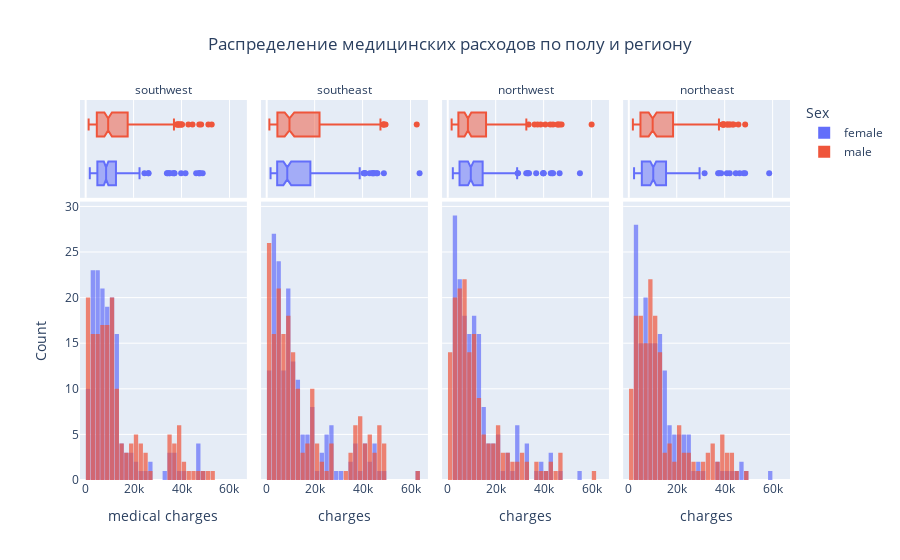

Write notebook code for a chart like this one.
### Code cell
fig = px.histogram(
    medical_df,
    x='charges',
    color='sex',
    facet_col='region',
    marginal='box',
    hover_data=medical_df.columns,
    title='Распределение медицинских расходов по полу и региону',
    barmode='overlay',
    opacity=0.7,
    nbins=40
)

fig.update_layout(
    bargap=0.1,
    xaxis_title="medical charges",
    yaxis_title="Count",
    legend_title="Sex",
    title_x=0.5
)

fig.for_each_annotation(
    lambda a: a.update(text=a.text.split("=")[-1])
)

fig.show()

### Figure 1 — Plotly figure (JSON) as saved in the notebook; plotly's stock layout.template omitted (floating-point values rounded to 4 significant figures; data arrays with more than 128 entries replaced by an {"elided": "..."} marker saying what was removed)
{"data": [{"bingroup": "x", "hovertemplate": "sex=female<br>region=southwest<br>charges=%{x}<br>count=%{y}<extra></extra>", "legendgroup": "female", "marker": {"color": "#636efa", "opacity": 0.7, "pattern": {"shape": ""}}, "name": "female", "nbinsx": 40, "orientation": "v", "showlegend": true, "type": "histogram", "x": {"elided": "162 float values"}, "xaxis": "x", "yaxis": "y"}, {"customdata": {"elided": "162x6 mixed values"}, "hovertemplate": "sex=%{customdata[1]}<br>region=%{customdata[5]}<br>charges=%{x}<br>age=%{customdata[0]}<br>bmi=%{customdata[2]}<br>children=%{customdata[3]}<br>smoker=%{customdata[4]}<extra></extra>", "legendgroup": "female", "marker": {"color": "#636efa"}, "name": "female", "notched": true, "showlegend": false, "type": "box", "x": {"elided": "162 float values"}, "xaxis": "x5", "yaxis": "y5"}, {"bingroup": "x", "hovertemplate": "sex=female<br>region=southeast<br>charges=%{x}<br>count=%{y}<extra></extra>", "legendgroup": "female", "marker": {"color": "#636efa", "opacity": 0.7, "pattern": {"shape": ""}}, "name": "female", "nbinsx": 40, "orientation": "v", "showlegend": false, "type": "histogram", "x": {"elided": "175 float values"}, "xaxis": "x2", "yaxis": "y2"}, {"customdata": {"elided": "175x6 mixed values"}, "hovertemplate": "sex=%{customdata[1]}<br>region=%{customdata[5]}<br>charges=%{x}<br>age=%{customdata[0]}<br>bmi=%{customdata[2]}<br>children=%{customdata[3]}<br>smoker=%{customdata[4]}<extra></extra>", "legendgroup": "female", "marker": {"color": "#636efa"}, "name": "female", "notched": true, "showlegend": false, "type": "box", "x": {"elided": "175 float values"}, "xaxis": "x6", "yaxis": "y6"}, {"bingroup": "x", "hovertemplate": "sex=female<br>region=northwest<br>charges=%{x}<br>count=%{y}<extra></extra>", "legendgroup": "female", "marker": {"color": "#636efa", "opacity": 0.7, "pattern": {"shape": ""}}, "name": "female", "nbinsx": 40, "orientation": "v", "showlegend": false, "type": "histogram", "x": {"elided": "164 float values"}, "xaxis": "x3", "yaxis": "y3"}, {"customdata": {"elided": "164x6 mixed values"}, "hovertemplate": "sex=%{customdata[1]}<br>region=%{customdata[5]}<br>charges=%{x}<br>age=%{customdata[0]}<br>bmi=%{customdata[2]}<br>children=%{customdata[3]}<br>smoker=%{customdata[4]}<extra></extra>", "legendgroup": "female", "marker": {"color": "#636efa"}, "name": "female", "notched": true, "showlegend": false, "type": "box", "x": {"elided": "164 float values"}, "xaxis": "x7", "yaxis": "y7"}, {"bingroup": "x", "hovertemplate": "sex=female<br>region=northeast<br>charges=%{x}<br>count=%{y}<extra></extra>", "legendgroup": "female", "marker": {"color": "#636efa", "opacity": 0.7, "pattern": {"shape": ""}}, "name": "female", "nbinsx": 40, "orientation": "v", "showlegend": false, "type": "histogram", "x": {"elided": "161 float values"}, "xaxis": "x4", "yaxis": "y4"}, {"customdata": {"elided": "161x6 mixed values"}, "hovertemplate": "sex=%{customdata[1]}<br>region=%{customdata[5]}<br>charges=%{x}<br>age=%{customdata[0]}<br>bmi=%{customdata[2]}<br>children=%{customdata[3]}<br>smoker=%{customdata[4]}<extra></extra>", "legendgroup": "female", "marker": {"color": "#636efa"}, "name": "female", "notched": true, "showlegend": false, "type": "box", "x": {"elided": "161 float values"}, "xaxis": "x8", "yaxis": "y8"}, {"bingroup": "x", "hovertemplate": "sex=male<br>region=southwest<br>charges=%{x}<br>count=%{y}<extra></extra>", "legendgroup": "male", "marker": {"color": "#EF553B", "opacity": 0.7, "pattern": {"shape": ""}}, "name": "male", "nbinsx": 40, "orientation": "v", "showlegend": true, "type": "histogram", "x": {"elided": "163 float values"}, "xaxis": "x", "yaxis": "y"}, {"customdata": {"elided": "163x6 mixed values"}, "hovertemplate": "sex=%{customdata[1]}<br>region=%{customdata[5]}<br>charges=%{x}<br>age=%{customdata[0]}<br>bmi=%{customdata[2]}<br>children=%{customdata[3]}<br>smoker=%{customdata[4]}<extra></extra>", "legendgroup": "male", "marker": {"color": "#EF553B"}, "name": "male", "notched": true, "showlegend": false, "type": "box", "x": {"elided": "163 float values"}, "xaxis": "x5", "yaxis": "y5"}, {"bingroup": "x", "hovertemplate": "sex=male<br>region=southeast<br>charges=%{x}<br>count=%{y}<extra></extra>", "legendgroup": "male", "marker": {"color": "#EF553B", "opacity": 0.7, "pattern": {"shape": ""}}, "name": "male", "nbinsx": 40, "orientation": "v", "showlegend": false, "type": "histogram", "x": {"elided": "189 float values"}, "xaxis": "x2", "yaxis": "y2"}, {"customdata": {"elided": "189x6 mixed values"}, "hovertemplate": "sex=%{customdata[1]}<br>region=%{customdata[5]}<br>charges=%{x}<br>age=%{customdata[0]}<br>bmi=%{customdata[2]}<br>children=%{customdata[3]}<br>smoker=%{customdata[4]}<extra></extra>", "legendgroup": "male", "marker": {"color": "#EF553B"}, "name": "male", "notched": true, "showlegend": false, "type": "box", "x": {"elided": "189 float values"}, "xaxis": "x6", "yaxis": "y6"}, {"bingroup": "x", "hovertemplate": "sex=male<br>region=northwest<br>charges=%{x}<br>count=%{y}<extra></extra>", "legendgroup": "male", "marker": {"color": "#EF553B", "opacity": 0.7, "pattern": {"shape": ""}}, "name": "male", "nbinsx": 40, "orientation": "v", "showlegend": false, "type": "histogram", "x": {"elided": "161 float values"}, "xaxis": "x3", "yaxis": "y3"}, {"customdata": {"elided": "161x6 mixed values"}, "hovertemplate": "sex=%{customdata[1]}<br>region=%{customdata[5]}<br>charges=%{x}<br>age=%{customdata[0]}<br>bmi=%{customdata[2]}<br>children=%{customdata[3]}<br>smoker=%{customdata[4]}<extra></extra>", "legendgroup": "male", "marker": {"color": "#EF553B"}, "name": "male", "notched": true, "showlegend": false, "type": "box", "x": {"elided": "161 float values"}, "xaxis": "x7", "yaxis": "y7"}, {"bingroup": "x", "hovertemplate": "sex=male<br>region=northeast<br>charges=%{x}<br>count=%{y}<extra></extra>", "legendgroup": "male", "marker": {"color": "#EF553B", "opacity": 0.7, "pattern": {"shape": ""}}, "name": "male", "nbinsx": 40, "orientation": "v", "showlegend": false, "type": "histogram", "x": {"elided": "163 float values"}, "xaxis": "x4", "yaxis": "y4"}, {"customdata": {"elided": "163x6 mixed values"}, "hovertemplate": "sex=%{customdata[1]}<br>region=%{customdata[5]}<br>charges=%{x}<br>age=%{customdata[0]}<br>bmi=%{customdata[2]}<br>children=%{customdata[3]}<br>smoker=%{customdata[4]}<extra></extra>", "legendgroup": "male", "marker": {"color": "#EF553B"}, "name": "male", "notched": true, "showlegend": false, "type": "box", "x": {"elided": "163 float values"}, "xaxis": "x8", "yaxis": "y8"}], "layout": {"annotations": [{"font": {}, "showarrow": false, "text": "southwest", "x": 0.1175, "xanchor": "center", "xref": "paper", "y": 1, "yanchor": "bottom", "yref": "paper"}, {"font": {}, "showarrow": false, "text": "southeast", "x": 0.3725, "xanchor": "center", "xref": "paper", "y": 1, "yanchor": "bottom", "yref": "paper"}, {"font": {}, "showarrow": false, "text": "northwest", "x": 0.6275, "xanchor": "center", "xref": "paper", "y": 1, "yanchor": "bottom", "yref": "paper"}, {"font": {}, "showarrow": false, "text": "northeast", "x": 0.8825, "xanchor": "center", "xref": "paper", "y": 1, "yanchor": "bottom", "yref": "paper"}], "bargap": 0.1, "barmode": "overlay", "legend": {"title": {"text": "Sex"}, "tracegroupgap": 0}, "title": {"text": "Распределение медицинских расходов по полу и региону", "x": 0.5}, "xaxis": {"anchor": "y", "domain": [0, 0.235], "title": {"text": "medical charges"}}, "xaxis2": {"anchor": "y2", "domain": [0.255, 0.49], "matches": "x", "title": {"text": "charges"}}, "xaxis3": {"anchor": "y3", "domain": [0.51, 0.745], "matches": "x", "title": {"text": "charges"}}, "xaxis4": {"anchor": "y4", "domain": [0.765, 1.0], "matches": "x", "title": {"text": "charges"}}, "xaxis5": {"anchor": "y5", "domain": [0, 0.235], "matches": "x", "showgrid": true, "showticklabels": false}, "xaxis6": {"anchor": "y6", "domain": [0.255, 0.49], "matches": "x", "showgrid": true, "showticklabels": false}, "xaxis7": {"anchor": "y7", "domain": [0.51, 0.745], "matches": "x", "showgrid": true, "showticklabels": false}, "xaxis8": {"anchor": "y8", "domain": [0.765, 1.0], "matches": "x", "showgrid": true, "showticklabels": false}, "yaxis": {"anchor": "x", "domain": [0, 0.7326], "title": {"text": "Count"}}, "yaxis2": {"anchor": "x2", "domain": [0, 0.7326], "matches": "y", "showticklabels": false}, "yaxis3": {"anchor": "x3", "domain": [0, 0.7326], "matches": "y", "showticklabels": false}, "yaxis4": {"anchor": "x4", "domain": [0, 0.7326], "matches": "y", "showticklabels": false}, "yaxis5": {"anchor": "x5", "domain": [0.7426, 1], "matches": "y5", "showgrid": false, "showline": false, "showticklabels": false, "ticks": ""}, "yaxis6": {"anchor": "x6", "domain": [0.7426, 1], "matches": "y5", "showgrid": false, "showline": false, "showticklabels": false, "ticks": ""}, "yaxis7": {"anchor": "x7", "domain": [0.7426, 1], "matches": "y5", "showgrid": false, "showline": false, "showticklabels": false, "ticks": ""}, "yaxis8": {"anchor": "x8", "domain": [0.7426, 1], "matches": "y5", "showgrid": false, "showline": false, "showticklabels": false, "ticks": ""}}}
